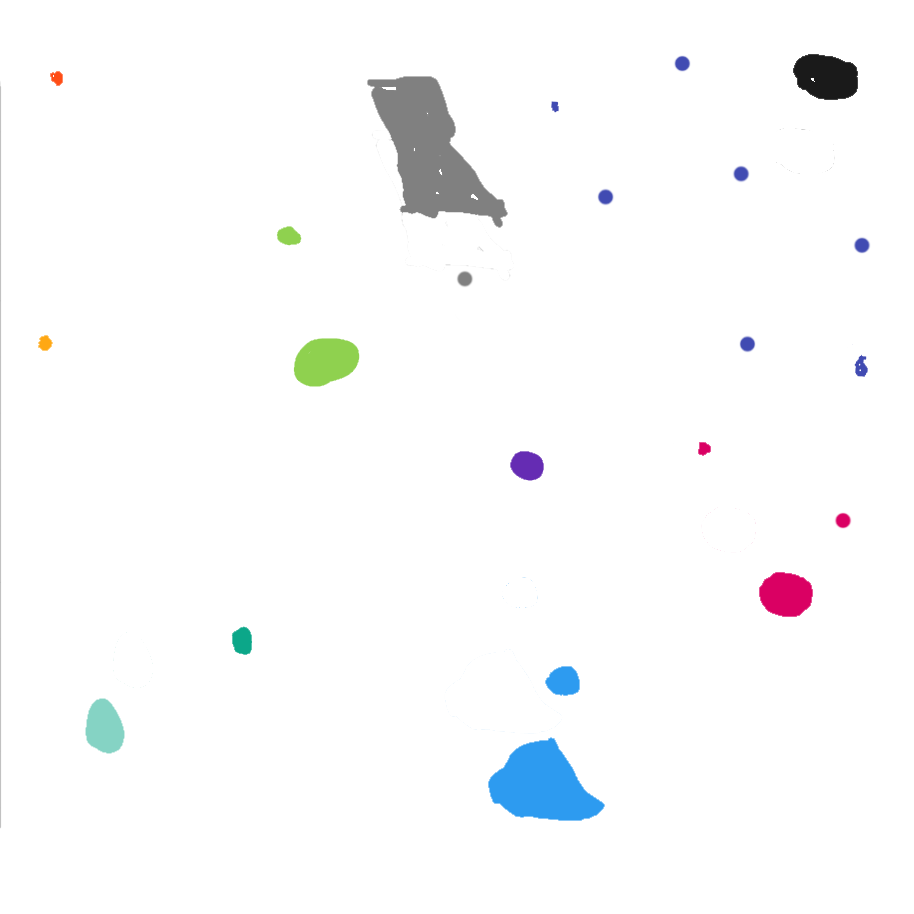
#> input picture 2.png, 914 x 914 px
$ python voronoi.py
#> lines starting #> are read from the running program, lines starting #| are printed output that depends on the picture; after the words box and inside, x2 and y2 are one past the last pixel; in counts of white or black regions, pixels touching at a corner belong together
from scipy.spatial import Voronoi, voronoi_plot_2d
import matplotlib.pyplot as plt
import cv2
import numpy as np
import matplotlib


#Вместо "2.png" впишите имя обрабатываемого файла с цветовыми пятнами
image = cv2.imread('2.png')
#> image is the input picture: shape (914, 914, 3); mean B, G, R 251.2, 250.5, 249.8
original = image.copy()

height, width = image.shape[:2]
#> height = 914; width = 914

#В "result.png", несмотря на название, будет лежать копия исходного файла
cv2.imwrite("result.png",image)

gray = cv2.cvtColor(image, cv2.COLOR_BGR2GRAY)
#Изображение размывается, поэтому используйте в качестве исходного
#цветогого пятна объекты больше чем 3-5 пикселей в диаметре
blur = cv2.GaussianBlur(gray, (5,5), 0)
thresh = cv2.threshold(blur, 0, 255, cv2.THRESH_BINARY_INV + cv2.THRESH_OTSU)[1]
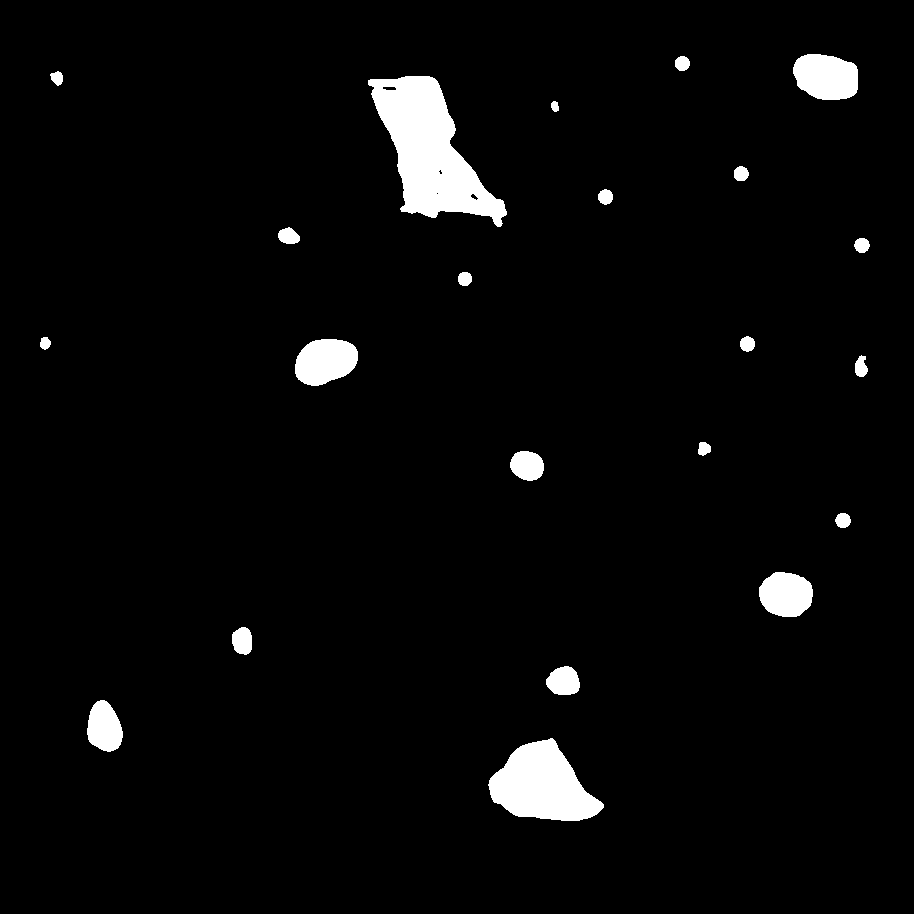
#> thresh: shape (914, 914); 3.4% white; 22 white regions

cnts = cv2.findContours(thresh, cv2.RETR_EXTERNAL, cv2.CHAIN_APPROX_SIMPLE)
#> cnts = 22 contours; largest, box (x1, y1, x2, y2) and area: (368, 76, 507, 227) 10000, (488, 738, 604, 821) 5894, (793, 54, 858, 100) 2353, (295, 339, 358, 386) 2202, (759, 572, 813, 617) 1860
cnts = cnts[0] if len(cnts) == 2 else cnts[1]


district_points = []#содержит координаты центров цветовых пятен для разбиения Вороного
district_colors = []#содержит соответствующие цвета в формате (R/255,G/255,B/255)


for c in cnts:
    # Obtain bounding rectangle to get measurements
    x,y,w,h = cv2.boundingRect(c)

    # Find centroid
    M = cv2.moments(c)
    cX = int(M["m10"] / M["m00"])
    cY = int(M["m01"] / M["m00"])
    district_points.append((cX,height-cY))
    b,g,r = original[cY,cX]
    district_colors.append((r/255,g/255,b/255))

    # Draw the contour and center of the shape on the image
    cv2.rectangle(image,(x,y),(x+w,y+h),(36,255,12), 1)
    cv2.circle(image, (cX, cY), 3, (22, 100, 320), -1)
#> this loop made 22 passes
#> (x, y, w, h, cX, cY, b, g) on passes 1 to 12: (488, 738, 116, 83, 541, 785, 240, 155), (87, 700, 36, 52, 104, 726, 196, 211), (546, 666, 34, 29, 563, 680, 240, 155), (232, 627, 20, 28, 241, 640, 137, 167), (759, 572, 54, 45, 785, 594, 99, 0), (835, 513, 16, 15, 842, 520, 99, 0), (510, 451, 34, 30, 526, 465, 179, 44), (698, 442, 13, 14, 703, 448, 99, 0), (855, 355, 13, 22, 860, 366, 178, 75), (295, 339, 63, 47, 325, 360, 79, 209), (40, 337, 11, 13, 44, 342, 20, 168), (740, 336, 15, 16, 747, 343, 178, 75)
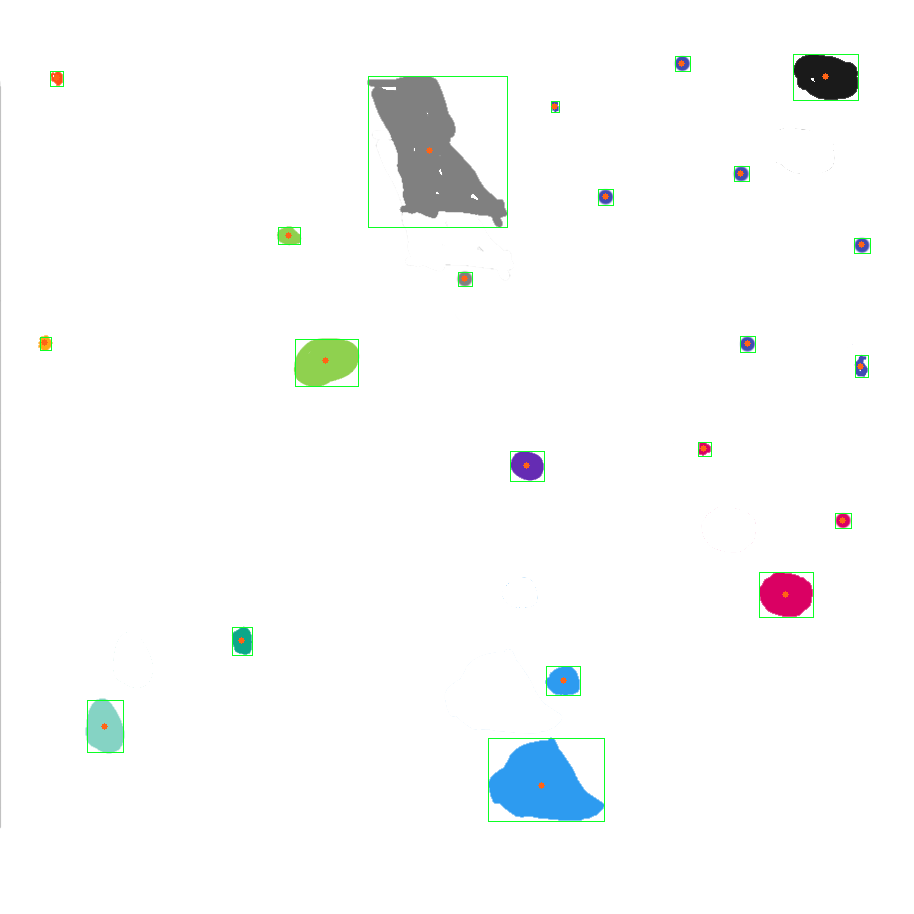
#> image: shape (914, 914, 3); 0.42% of pixels changed, all inside (x1, y1, x2, y2) = (40, 54, 871, 822)
#> after the loop, district_colors = 22 items, first 6: (0.176, 0.608, 0.941), (0.522, 0.827, 0.769), (0.176, 0.608, 0.941), (0.0471, 0.655, 0.537), (0.855, 0, 0.388), (0.855, 0, 0.388); district_points = [(541, 129), (104, 188), (563, 234), (241, 274), (785, 320), (842, 394), (526, 449), (703, 466), (860, 548), (325, 554), (44, 572), (747, 571), (464, 636), (861, 670), (288, 679), (605, 718), (740, 741), (554, 808), (429, 764), (56, 837), (681, 851), (825, 838)]

#Я вывожу координаты центров районов на экран для последующего использования
#в CityGenerator. Почему-то у меня проблемы с выводом в файл (
print(district_points)
#> (printed output is left out)

#Вот тут начинается самый спорный момент, для первоначального запуска я бы убрал
#или закомментировал этот блок. Здесь я распределяю параметры криминального влияния,
#уровня бгатства и активности полиции по районам.
#Районы я определяю по цвету сових пятен, которые я пипеткой вытащил из рисунка
#Если у вас будут другие цвета и районы, исправьте набор условий ниже.
#Или просто выкиньте.
criminal = []
criminal_cm = matplotlib.cm.get_cmap('OrRd')

para = []

wealth = []
wealth_cm = matplotlib.cm.get_cmap('YlGn')

police = []
police_cm = matplotlib.cm.get_cmap('Blues')

areas = []


#Перебор районов по цветам с задачей параметров. Уберите тройные кавычки,
#чтобы использовать этот код. Впишите свои цвета и названия районов.

'''
for dc in list(district_colors):
    rgb = tuple([255*c for c in dc])
    if rgb == (133,211,196):
        areas+=['Двухэтажная Америка']
        criminal += [2]
        wealth += [2]
        police += [2]
    elif rgb == (12,167,137):
        areas+=['Меркато']
        criminal += [1]
        wealth += [3]
        police += [3]
    elif rgb == (45,155,240):
        areas+=['Даунтаун']
        criminal += [0]
        wealth += [4]
        police += [4]
    elif rgb == (218,0,99):
        areas+=['Особняки Элиты']
        criminal += [2]
        wealth += [4]
        police += [3]
    elif rgb == (101,44,179):
        areas+=['Кампус']
        criminal += [2]
        wealth += [2]
        police += [3]
    elif rgb == (143,209,79):
        areas+=['Латиноамериканское Гетто']
        criminal += [3]
        wealth += [1]
        police += [1]
    elif rgb == (255,168,20):
        areas+=['Фермерские хозяйства']
        criminal += [2]
        wealth += [2]
        police += [1]
    elif rgb == (255,77,22):
        areas+=['Трейлерный парк']
        criminal += [4]
        wealth += [0]
        police += [0]
    elif rgb == (128,128,128):
        areas+=['Порт и склады']
        criminal += [3]
        wealth += [1]
        police += [1]
    elif rgb == (65,75,178):
        areas+=['Океан']
        criminal += [0]
        wealth += [0]
        police += [0]
    elif rgb == (26,26,26):
        areas+=['Тюрьма']
        criminal += [4]
        wealth += [1]
        police += [4]
'''


cv2.imwrite('image.png', image)
cv2.imwrite('thresh.png', thresh)

#загоняем полученные центры районов в массив точек Вороного
voronoi_points = np.array(district_points)
#> voronoi_points = 22 rows, first 8: [541, 129], [104, 188], [563, 234], [241, 274], [785, 320], [842, 394], [526, 449], [703, 466]
#и добавляем ещё две, очень далёкие точки, чтобы полигоны на краю рисунка не были бесцветными
voronoi_points = np.append(voronoi_points, [[10*width,10*height], [-10*width,10*height], [-10*width,-10*height], [10*width,-10*height]], axis = 0)
#> voronoi_points = 26 pairs, first value -9140 to 9140, second value -9140 to 9140
vor = Voronoi(voronoi_points)


#Основной результат будет получен здесь: разбиение плоскости на сегменты и сохранение рисунка
fig = plt.figure()
ax = fig.add_subplot(111)

for r in range(len(vor.point_region)):
    region = vor.regions[vor.point_region[r]]
    if not -1 in region:
        polygon = [vor.vertices[i] for i in region]
        #в следующей строчке поменяйте коэффициент alpha для изменения прозрачности
        ax.fill(*zip(*polygon), ls= '-',lw=0., color=district_colors[r],alpha=0.4)
#> this loop made 26 passes
#> region on passes 1 to 12: [22, 15, 7, 1, 2, 21], [21, 2, 5, 20], [28, 22, 15, 18, 27], [43, 20, 21, 22, 28, 41], [18, 15, 7, 9, 17], [17, 9, 8, 16], [45, 40, 25, 26, 27, 28, 41], [27, 18, 17, 16, 24, 26], [24, 16, 8, 6, 12, 23], [45, 41, 43, 42, 44], [43, 20, 5, 3, 4, 14, 42], [34, 23, 24, 26, 25, 33]
ax.set(xlim=(0, width), ylim=(0, height))
ax.axis('off')
ax.set_aspect('equal')
hSize = 100
hY = np.linspace(0,height,num=height//hSize+2)
hX = np.linspace(0,width,num=width//hSize+2)


plt.savefig('voronoi.jpg',dpi=300,bbox_inches='tight',pad_inches=0)
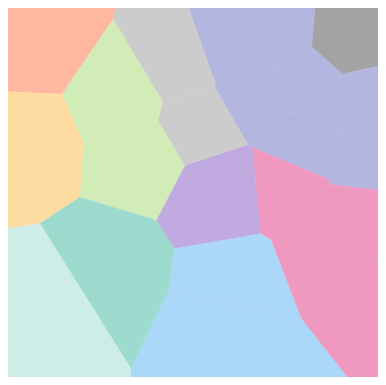
#> figure drawn by matplotlib, 1 panel
plt.close('all')


#Дальше код будет аналогичным, но вместо цветов с рисунка будут использоваться цвета
#из выбранного ColorMap'a для создания HeatMap'a. Вам потребуется заполнить предыдущий закомментированный блок
#Я по умолчанию считаю, что величины, которые вписаны в списки criminal, wealth и police находятся на промежутке от 0 до 4
'''

fig = plt.figure()
ax = fig.add_subplot(111)
for r in range(len(vor.point_region)):
    region = vor.regions[vor.point_region[r]]
    if not -1 in region:
        polygon = [vor.vertices[i] for i in region]
        ax.fill(*zip(*polygon), ls= '-',lw=0., color=criminal_cm(criminal[r]/4),alpha=0.4)
ax.set(xlim=(0, width), ylim=(0, height))
ax.axis('off')
ax.set_aspect('equal')
hSize = 100
hY = np.linspace(0,height,num=height//hSize+2)
hX = np.linspace(0,width,num=width//hSize+2)


plt.savefig('criminal.jpg',dpi=300,bbox_inches='tight',pad_inches=0)
plt.close('all')


fig = plt.figure()
ax = fig.add_subplot(111)
for r in range(len(vor.point_region)):
    region = vor.regions[vor.point_region[r]]
    if not -1 in region:
        polygon = [vor.vertices[i] for i in region]
        ax.fill(*zip(*polygon), ls= '-',lw=0., color=wealth_cm(wealth[r]/4),alpha=0.4)
ax.set(xlim=(0, width), ylim=(0, height))
ax.axis('off')
ax.set_aspect('equal')
hSize = 100
hY = np.linspace(0,height,num=height//hSize+2)
hX = np.linspace(0,width,num=width//hSize+2)


plt.savefig('wealth.jpg',dpi=300,bbox_inches='tight',pad_inches=0)
plt.close('all')


fig = plt.figure()
ax = fig.add_subplot(111)
for r in range(len(vor.point_region)):
    region = vor.regions[vor.point_region[r]]
    if not -1 in region:
        polygon = [vor.vertices[i] for i in region]
        ax.fill(*zip(*polygon), ls= '-',lw=0., color=police_cm(police[r]/4),alpha=0.4)
ax.set(xlim=(0, width), ylim=(0, height))
ax.axis('off')
ax.set_aspect('equal')
hSize = 100
hY = np.linspace(0,height,num=height//hSize+2)
hX = np.linspace(0,width,num=width//hSize+2)


plt.savefig('police.jpg',dpi=300,bbox_inches='tight',pad_inches=0)
plt.close('all')
'''
